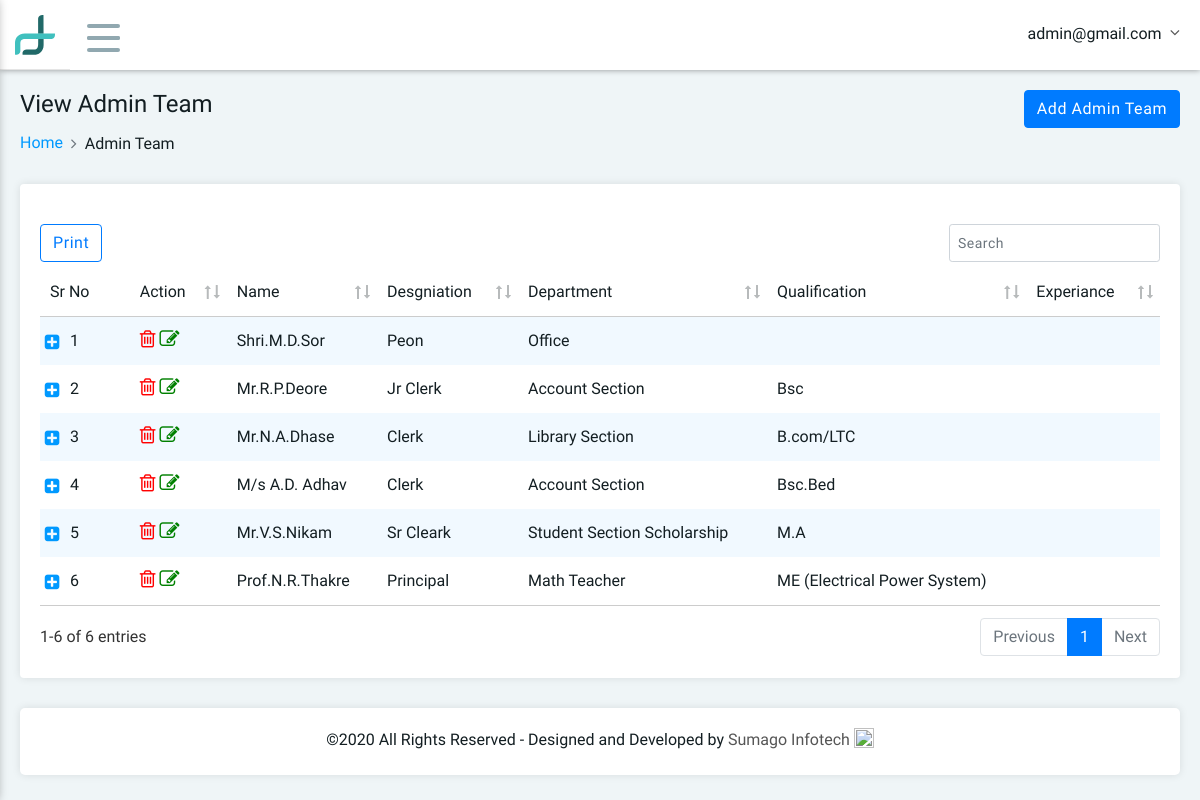
/view_admin_team.php (signed in), run on the app's committed database.
### tables this page shows
CREATE TABLE IF NOT EXISTS `tbl_admin_team` (
  `fld_admin_id` int(11) NOT NULL,
  `fld_admin_name` varchar(50) NOT NULL,
  `Designation_id` int(11) NOT NULL,
  `Department_id` varchar(50) NOT NULL,
  `fld_admin_qualification` varchar(255) NOT NULL,
  `fld_admin_experiance` varchar(100) NOT NULL,
  `fld_admin_email` varchar(255) NOT NULL,
  `fld_admin_mobile` varchar(20) NOT NULL,
  `fld_admin_photo` varchar(255) NOT NULL,
  `admin_team_created_date` datetime NOT NULL DEFAULT CURRENT_TIMESTAMP,
  `admin_team_modified_date` datetime NOT NULL DEFAULT CURRENT_TIMESTAMP ON UPDATE CURRENT_TIMESTAMP,
  `fld_delete` int(11) NOT NULL
);

CREATE TABLE IF NOT EXISTS `designation` (
  `Designation_id` int(11) NOT NULL,
  `Designation` varchar(255) NOT NULL,
  `Designation_delete` int(11) NOT NULL DEFAULT '0',
  `Designation_date` datetime NOT NULL DEFAULT CURRENT_TIMESTAMP
);

CREATE TABLE IF NOT EXISTS `department` (
  `Department_id` int(11) NOT NULL,
  `Department` varchar(255) NOT NULL,
  `Department_delete` int(11) NOT NULL DEFAULT '0',
  `Department_date` datetime NOT NULL DEFAULT CURRENT_TIMESTAMP
);

### view_admin_team.php (the view, shortened to what this page needs)
<!DOCTYPE html>
<html>
<head>
  <?php include('include/head.php'); ?>
  <link rel="stylesheet" type="text/css" href="src/plugins/datatables/media/css/jquery.dataTables.css">
  <link rel="stylesheet" type="text/css" href="src/plugins/datatables/media/css/dataTables.bootstrap4.css">
  <link rel="stylesheet" type="text/css" href="src/plugins/datatables/media/css/responsive.dataTables.css">
</head>
<body>
  <?php include('include/header.php'); ?>
  <div class="main-container">
    <div class="pd-ltr-20 customscroll customscroll-10-p height-100-p xs-pd-20-10">
      <div class="min-height-200px">
        <div class="page-header">
          <div class="row">
            <div class="col-md-6 col-sm-12">
              <div class="title">
                <h4>View Admin Team</h4>
              </div>
              <nav aria-label="breadcrumb" role="navigation">
                <ol class="breadcrumb">
                  <li class="breadcrumb-item"><a href="dashboard.php">Home</a></li>
                  <li class="breadcrumb-item" ria-current="page">Admin Team</li>
                </ol>
              </nav>
            </div>
            <div class="col-md-6 col-sm-12 text-right">
              <div class="dropdown">
                <a class="btn btn-primary" href="add_admin_team.php" role="button">
                  Add Admin Team
                </a>
              </div>
            </div>
          </div>
        </div>
        <div class="pd-20 bg-white border-radius-4 box-shadow mb-30">
          <div class="row">
            <table class="stripe hover data-table-export nowrap">
              <thead>
                <tr>
                  <th class="table-plus datatable-nosort">Sr No</th>
                  <th>Action</th>
                  <th>Name</th>
                  <th>Desgniation</th>
                  <th>Department</th>
                  <th>Qualification</th>
                  <th>Experiance</th>
                </tr>
              </thead>
              <tbody>
                <?php
                  $count=0;
                  $query="select a.*,dp.*,de.* from tbl_admin_team a,department dp,designation de where a.Designation_id=de.Designation_id and a.Department_id=dp.Department_id and a.fld_delete='0' order by a.fld_admin_id desc";
                  $row=mysqli_query($connect,$query) or die(mysqli_error($connect));
                  while($fetch=mysqli_fetch_array($row)) {
                  extract($fetch);
                 ?>
                <tr>
                    <td><?php echo ++$count; ?></td>
                    <td>
                        <a href="delete_admin_team.php?fld_admin_id=<?php echo $fetch['fld_admin_id'] ?>" onclick="refld_admin_idturn confirm('Are you sure to Delete Admin Record')" class="fa fa-trash-o"  style="color: red;font-size: 20px;"></a>
                        <a href="update_admin_team.php?fld_admin_id=<?php echo $fetch['fld_admin_id'] ?>"  class="fa fa-edit"  style="color: green;font-size: 20px;"></a>
                    </td>
                    <td><?php echo $fetch['fld_admin_name'];?></td>
                    <td><?php echo $fetch['Designation'];?></td>
                    <td><?php echo $fetch['Department'];?></td>
                    <td><?php echo $fetch['fld_admin_qualification'];?></td>
                    <td><?php echo $fetch['fld_admin_experiance'];?></td>
                </tr>
                <?php } ?>
              </tbody>
            </table>
          </div>
        </div>
      </div>
      <?php include('include/footer.php'); ?>
    </div>
  </div>
</body>
</html>

### include/header.php (shortened to what this page needs)
<?php include "config.php";
 ?>
	<div class="header clearfix">
		<div class="header-right">
			<div class="brand-logo">
				<a href="#">
					<img src="vendors/images/logo.png" alt="" class="mobile-logo">
				</a>
			</div>
			<div class="menu-icon">
				<span></span>
				<span></span>
				<span></span>
			</div>
			<div class="user-info-dropdown">
				<div class="dropdown">
					<a class="dropdown-toggle" href="#" role="button" data-toggle="dropdown">
						<?php
                            $query=mysqli_query($connect,"select * from tbl_admin where fld_email='".$_SESSION['email']."'") or die(mysqli_error($connect));
                            $fetch=mysqli_fetch_array($query);
                            extract($fetch);
                        ?>
						<span class="user-name"><?php echo $fetch['fld_email']; ?></span>
					</a>
				</div>
			</div>
		</div>
	</div>

### data on the page
tbl_admin_team: fld_admin_name "Shri.M.D.Sor", Designation.Designation "Peon", Department.Department "Office"
tbl_admin_team: fld_admin_name "Mr.R.P.Deore", Designation.Designation "Jr Clerk", Department.Department "Account Section", fld_admin_qualification "Bsc"
tbl_admin_team: fld_admin_name "Mr.N.A.Dhase", Designation.Designation "Clerk", Department.Department "Library Section", fld_admin_qualification "B.com/LTC"
tbl_admin_team: fld_admin_name "M/s A.D. Adhav", Designation.Designation "Clerk", Department.Department "Account Section", fld_admin_qualification "Bsc.Bed"
tbl_admin_team: fld_admin_name "Mr.V.S.Nikam", Designation.Designation "Sr Cleark", Department.Department "Student Section Scholarship", fld_admin_qualification "M.A"
tbl_admin_team: fld_admin_name "Prof.N.R.Thakre", Designation.Designation "Principal", Department.Department "Math Teacher", fld_admin_qualification "ME (Electrical Power System)"

### other printed values
$fetch['fld_email'] "admin@gmail.com"
